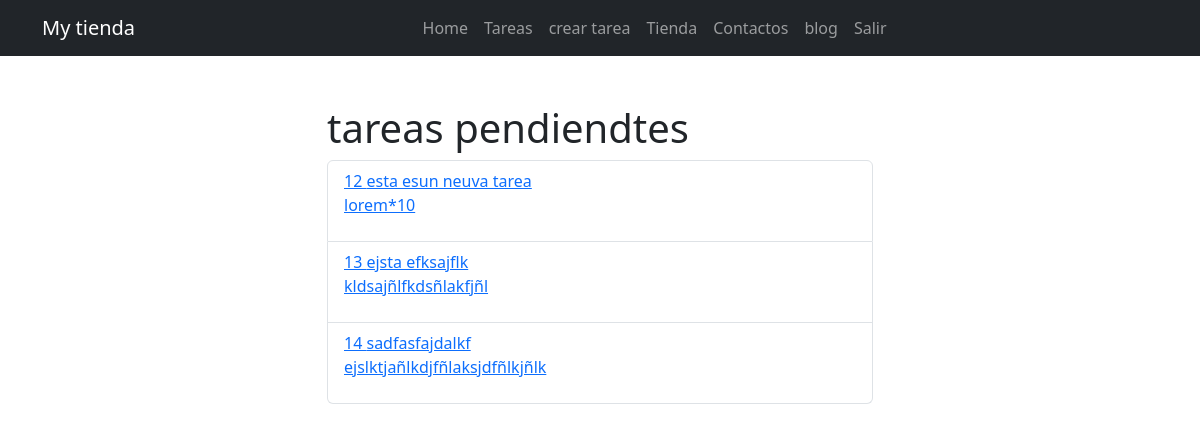
The app's page /task/ (signed in) with its own data.
### tasks/models.py (models this page shows, shortened)
class Task (models.Model):
    title = models.CharField(max_length=100)
    description = models.TextField(blank=True)
    created=models.DateTimeField(auto_now_add=True)
    datecompleted = models.DateField(null=True)
    important= models.BooleanField(default=False)
    user = models.ForeignKey(User,on_delete=models.CASCADE)

### tasks/views.py (the view)
# urls.py: path('task/', views.task, name='task'),
@login_required
def task(request):
    allTask = Task.objects.filter(
        user=request.user, datecompleted__isnull=True)
    return render(request, 'task.html', {'tareas': allTask})

### tasks/templates/task.html (shortened to what this page needs)
{% extends 'base.html' %}
 {% block content %}
<main class="container">
  <div class="row">
    <div class="col-md-6 offset-md-3 py-5">
      <h1>tareas pendiendtes</h1>
      <ul class="list-group">
        {% for task in tareas %}
        <li class="list-group-item">
          <a href="{% url 'task_detail' task.id %}">
            {% if task.important %}
            <strong>{{task.title}}</strong>
            {% else %} {{task.id}} {{task.title}} {% endif %}
            <p>{{task.description}}</p>
          </a>
        </li>
        {% endfor %}
      </ul>
    </div>
  </div>
</main>
{% endblock %}

### records on screen
Task: id "12", title "esta esun neuva tarea", description "lorem*10"
Task: id "13", title "ejsta efksajflk", description "kldsajñlfkdsñlakfjñl"
Task: id "14", title "sadfasfajdalkf", description "ejslktjañlkdjfñlaksjdfñlkjñlk"
